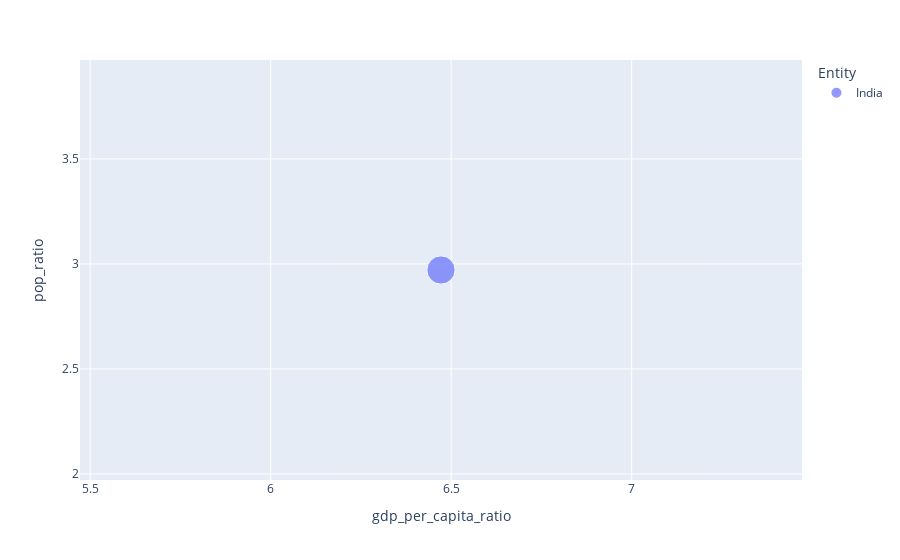

Notebook code for this chart:
### Code cell
px.scatter(gdp_pop.query('Year == 2017 and Entity == "India"'), x='gdp_per_capita_ratio', y='pop_ratio', color='Entity', size='gdp_ratio')

### Figure 1 — Plotly figure (JSON) as saved in the notebook; plotly's stock layout.template omitted (floating-point values rounded to 4 significant figures)
{"data": [{"hovertemplate": "Entity=India<br>gdp_per_capita_ratio=%{x}<br>pop_ratio=%{y}<br>gdp_ratio=%{marker.size}<extra></extra>", "legendgroup": "India", "marker": {"color": "#636efa", "size": [19.23], "sizemode": "area", "sizeref": 0.04807, "symbol": "circle"}, "mode": "markers", "name": "India", "orientation": "v", "showlegend": true, "type": "scatter", "x": [6.472], "xaxis": "x", "y": [2.971], "yaxis": "y"}], "layout": {"autosize": true, "legend": {"itemsizing": "constant", "title": {"text": "Entity"}, "tracegroupgap": 0}, "margin": {"t": 60}, "xaxis": {"anchor": "y", "autorange": true, "domain": [0, 1], "range": [5.472, 7.472], "title": {"text": "gdp_per_capita_ratio"}, "type": "linear"}, "yaxis": {"anchor": "x", "autorange": true, "domain": [0, 1], "range": [1.971, 3.971], "title": {"text": "pop_ratio"}, "type": "linear"}}}
